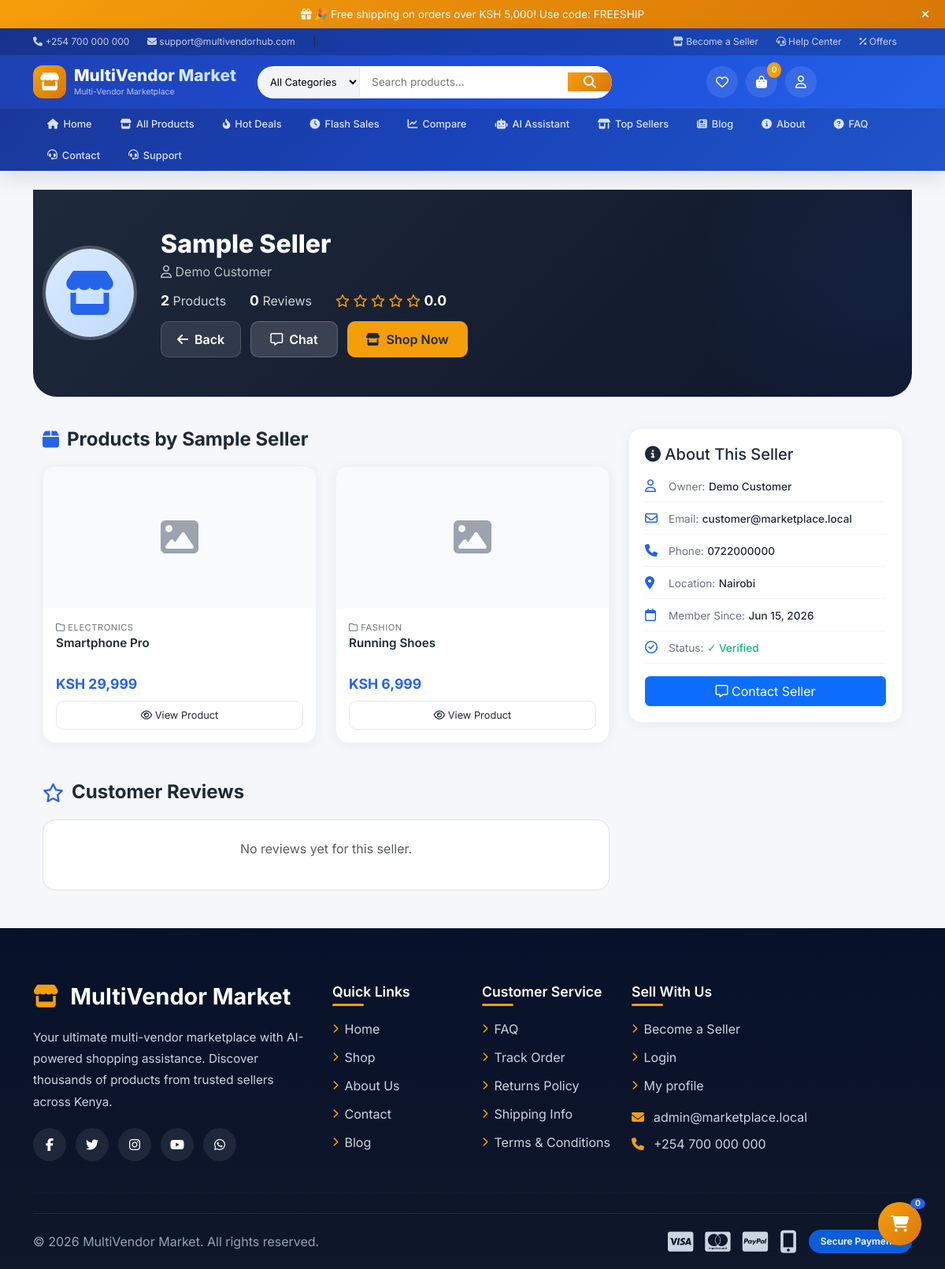
/seller.php?id=1, run on an earlier commit of the app's database.
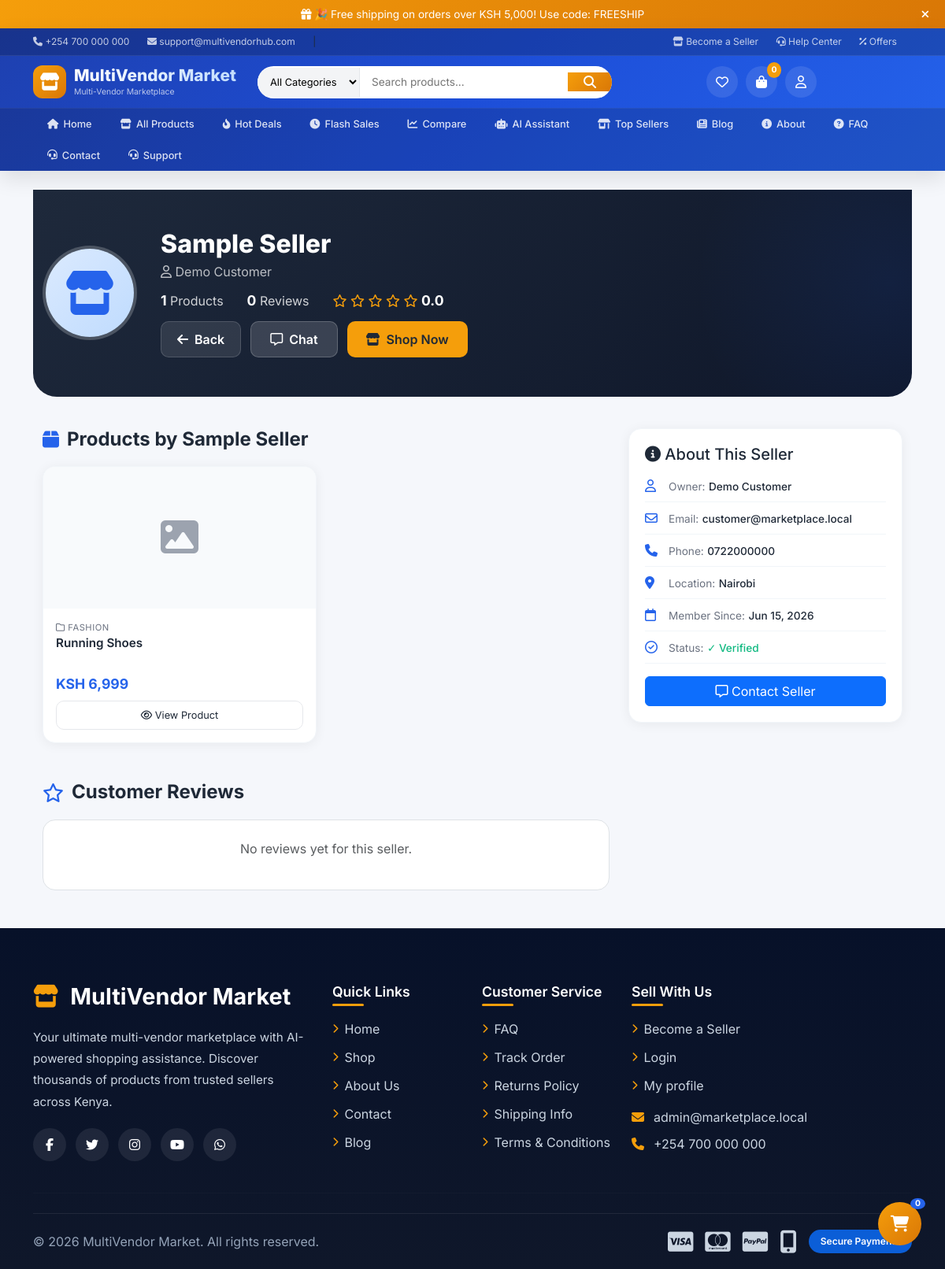
And on a later commit of the database.
### tables this page shows
CREATE TABLE `products` (
  `id` int(11) NOT NULL,
  `seller_id` int(11) NOT NULL,
  `category_id` int(11) DEFAULT NULL,
  `name` varchar(190) NOT NULL,
  `slug` varchar(220) NOT NULL,
  `short_description` varchar(255) NOT NULL,
  `description` text DEFAULT NULL,
  `price` decimal(12,2) NOT NULL,
  `stock` int(11) NOT NULL DEFAULT 0,
  `brand` varchar(120) DEFAULT NULL,
  `status` enum('draft','pending','approved','rejected') NOT NULL DEFAULT 'pending',
  `rating` decimal(3,2) DEFAULT 0.00,
  `created_at` datetime NOT NULL,
  `updated_at` datetime DEFAULT NULL,
  `discount_percent` int(11) DEFAULT 0 COMMENT 'Discount percentage (0-99)',
  `discounted_price` decimal(12,2) DEFAULT NULL COMMENT 'Price after discount',
  `discount_start_date` datetime DEFAULT NULL COMMENT 'When discount starts',
  `discount_end_date` datetime DEFAULT NULL COMMENT 'When discount ends',
  `is_on_sale` tinyint(1) DEFAULT 0 COMMENT '1 = on sale, 0 = not on sale'
);

CREATE TABLE `categories` (
  `id` int(11) NOT NULL,
  `name` varchar(120) NOT NULL,
  `slug` varchar(150) NOT NULL,
  `description` text DEFAULT NULL,
  `created_at` datetime NOT NULL
);

### includes/functions.php (called while the page is built, shortened)
<?php
function sanitize($value) {
    return htmlspecialchars(trim($value), ENT_QUOTES, 'UTF-8');
}
?>

### seller.php (the view, shortened to what the changed rows need)
<?php
require_once 'includes/header.php';
$seller_id = intval($_GET['id'] ?? 0);
$seller_sql = "SELECT s.*, u.name as owner_name, u.email as owner_email, u.phone as owner_phone,
                (SELECT COUNT(*) FROM products WHERE seller_id = s.id AND status = 'approved') as product_count,
                (SELECT COALESCE(AVG(r.rating), 0) FROM reviews r JOIN products p ON p.id = r.product_id WHERE p.seller_id = s.id) as avg_rating,
                (SELECT COUNT(*) FROM reviews r JOIN products p ON p.id = r.product_id WHERE p.seller_id = s.id) as review_count
                FROM sellers s
                JOIN users u ON u.id = s.user_id
                WHERE s.id = ? AND s.status = 'verified'";
$stmt = $mysqli->prepare($seller_sql);
$stmt->bind_param('i', $seller_id);
$stmt->execute();
$seller = $stmt->get_result()->fetch_assoc();
$page = isset($_GET['page']) ? (int)$_GET['page'] : 1;
$limit = 12;
$offset = ($page - 1) * $limit;
$products_sql = "SELECT p.*, c.name as category_name,
                (SELECT filename FROM product_images WHERE product_id = p.id LIMIT 1) as image
                FROM products p
                LEFT JOIN categories c ON c.id = p.category_id
                WHERE p.seller_id = ? AND p.status = 'approved'
                ORDER BY p.created_at DESC
                LIMIT ? OFFSET ?";
$stmt = $mysqli->prepare($products_sql);
$stmt->bind_param('iii', $seller_id, $limit, $offset);
$stmt->execute();
$products = $stmt->get_result();
$rating = round($seller['avg_rating'] ?? 0, 1);
?>
<div class="seller-store-hero">
    <div class="container">
        <div class="seller-profile">
            <div class="seller-info">
                <h1><?= sanitize($seller['shop_name']) ?></h1>
                <div class="seller-stats">
                    <div class="stat">
                        <strong><?= number_format($seller['product_count'] ?? 0) ?></strong> Products
                    </div>
                    <div class="stat">
                        <span class="stars">
                            <?php for($i = 1; $i <= 5; $i++): ?>
                                <?php if($i <= floor($rating)): ?>
                                    <i class="fa-solid fa-star"></i>
                                <?php elseif($i - 0.5 <= $rating): ?>
                                    <i class="fa-solid fa-star-half-stroke"></i>
                                <?php else: ?>
                                    <i class="fa-regular fa-star"></i>
                                <?php endif; ?>
                            <?php endfor; ?>
                        </span>
                    </div>
                </div>
            </div>
        </div>
    </div>
</div>
<div class="container mb-5">
    <div class="row g-4">
        <div class="col-lg-8">
            <div id="products">
                <?php if ($products->num_rows === 0): ?>
                    <div class="no-products">
                        <i class="fa-solid fa-box-open"></i>
                        <h4>No Products Yet</h4>
                        <p class="text-muted">This seller hasn't added any products yet.</p>
                    </div>
                <?php else: ?>
                    <div class="row g-4">
                        <?php while ($product = $products->fetch_assoc()):
                            $has_image = !empty($product['image']) && file_exists('uploads/products/' . $product['image']);
                        ?>
                            <div class="col-md-6">
                                <div class="product-card">
                                    <div class="product-img-container">
                                        <?php if ($has_image): ?>
                                            <img src="uploads/products/<?= sanitize($product['image']) ?>"
                                                 class="product-img"
                                                 alt="<?= sanitize($product['name']) ?>"
                                                 loading="lazy">
                                        <?php else: ?>
                                            <div class="product-img-placeholder">
                                                <i class="fa-solid fa-image"></i>
                                            </div>
                                        <?php endif; ?>
                                    </div>
                                    <div class="product-info">
                                        <div class="product-category">
                                            <i class="fa-regular fa-folder"></i> <?= sanitize($product['category_name'] ?? 'Uncategorized') ?>
                                        </div>
                                        <div class="product-name">
                                            <a href="product.php?id=<?= $product['id'] ?>"><?= sanitize($product['name']) ?></a>
                                        </div>
                                        <div class="product-price">KSH <?= number_format($product['price']) ?></div>
                                        <a href="product.php?id=<?= $product['id'] ?>" class="btn-view">
                                            <i class="fa-regular fa-eye"></i> View Product
                                        </a>
                                    </div>
                                </div>
                            </div>
                        <?php endwhile; ?>
                    </div>
                <?php endif; ?>
            </div>
        </div>
    </div>
</div>
<?php require_once 'includes/footer.php'; ?>

What changed in the data, as far as the page shows it:
no longer on this page (row edited): products: category.name "ELECTRONICS", name "Smartphone Pro", price "29,999"
Also different on the page:
$seller['product_count']: "2" → "1"
